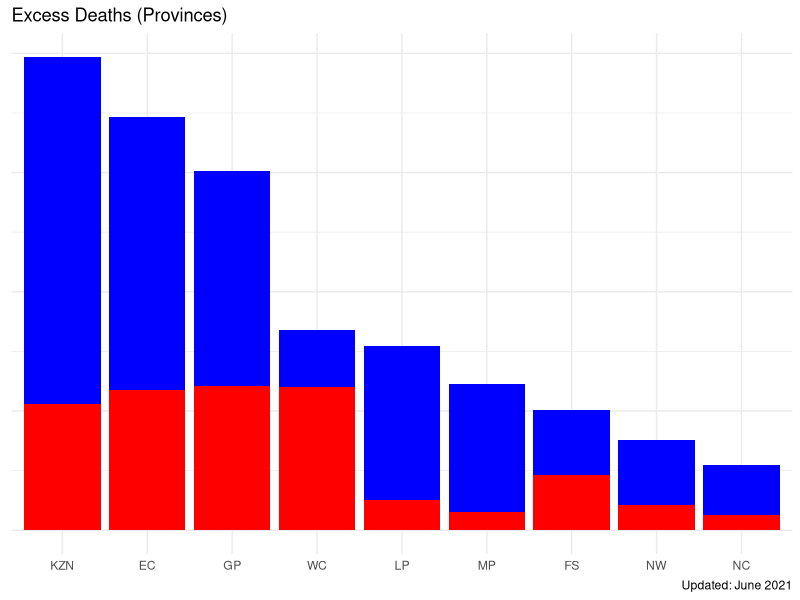
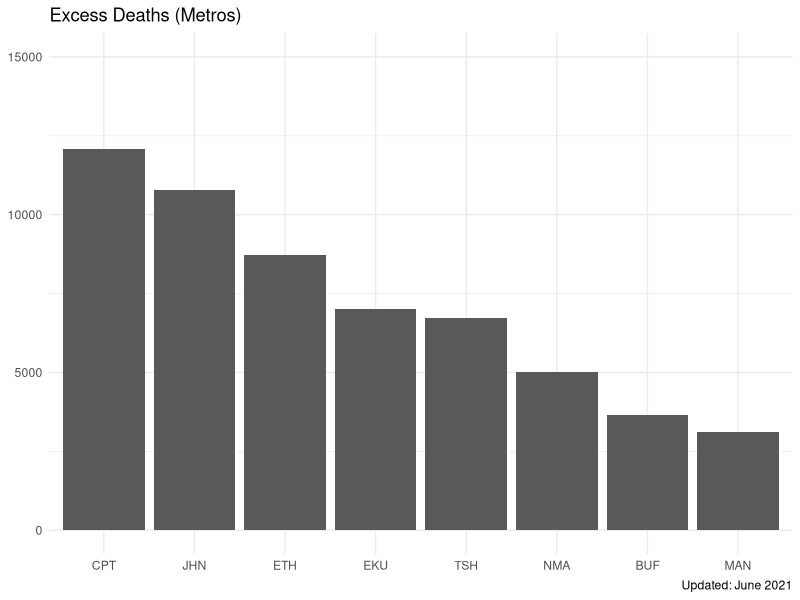

R code for these plots, in order:
## ---- chunk 1
library(tidyverse)
library(lubridate)
library(readxl)
## ---- chunk 2
data <- read_xlsx("data/weekly_excess_deaths_provinces.xlsx") %>%
  mutate(date = ymd(date))
head(data)
## ---- chunk 3
# look at the three time intervals

may3_june5 <- data %>%
  filter(date <= ymd("2021-06-05")) %>%
  select(date, RSA)
may3_june5

may3_june12 <- data %>%
  filter(date <= ymd("2021-06-12")) %>%
  select(date, RSA)
may3_june12

may3_june19 <- data %>%
  filter(date <= ymd("2021-06-19")) %>%
  select(date, RSA)
may3_june19
## ---- chunk 4
# excess deaths for given time periods
sum(may3_june5$RSA)
sum(may3_june12$RSA)
sum(may3_june19$RSA)

## ---- chunk 5
excess_deaths <- data %>%
  select(!RSA) %>% # take out RSA so it's only provinces
  pivot_longer(c('EC', 'FS', 'GP', 'KZN', 'LP', 'MP', 'NC', 'NW', 'WC'), names_to = "province", values_to = "exs_deaths") %>%
  filter(!is.na(exs_deaths)) # take out NA values
excess_deaths

# group by province and sum excess deaths to find out the total cumulative excess deaths per province
total_excess_deaths <- excess_deaths %>%
  group_by(province) %>%
  summarise_at(vars(exs_deaths), list(total_exs_deaths = sum)) %>%
  mutate(total_exs_deaths = round(total_exs_deaths)) %>%
  arrange(desc(total_exs_deaths))
total_excess_deaths
## ---- chunk 6
# covid deaths per province
covid_deaths <- read.csv("data/covid19za_provincial_cumulative_timeline_deaths.csv") %>% 
  pivot_longer(c('EC', 'FS', 'GP', 'KZN', 'LP', 'MP', 'NC', 'NW', 'WC', 'UNKNOWN'), names_to = "province", values_to = "deaths") %>% 
  select(date, province, deaths)  %>% 
  filter(province != 'UNKNOWN') %>% 
  mutate(date = dmy(date)) %>%
  filter(date == dmy("19-06-2021")) # only interested in the total covid deaths up to 19 June

covid_deaths
## ---- chunk 7
# combine excess deaths with covid deaths for comparison (by province)
excess_deaths_provinces <- total_excess_deaths %>%
  inner_join(covid_deaths, by = 'province')

excess_deaths_provinces$province <- factor(excess_deaths_provinces$province, levels = excess_deaths_provinces$province) # to keep the ordering when plotting

excess_deaths_provinces
## ---- chunk 8
ggplot() + 
  geom_col(excess_deaths_provinces, mapping = aes(province, total_exs_deaths), fill = "blue") +
  geom_col(excess_deaths_provinces, mapping = aes(province, deaths), fill = "red") +
  #geom_text(aes(label = deaths), vjust = -1) +
  scale_x_discrete() +
  scale_y_continuous(labels = NULL) +
  labs(title= "Excess Deaths (Provinces)",
       caption = "Updated: June 2021",
       x = NULL,
       y = NULL) +
  theme_minimal()
## ---- chunk 9
metros_data <- read_xlsx("data/weekly_excess_deaths_metros.xlsx") %>%
  mutate(date = ymd(date))
head(metros_data)
## ---- chunk 10
excess_deaths_metros <- metros_data %>%
  pivot_longer(c('BUF', 'CPT', 'EKU', 'ETH', 'JHN', 'MAN', 'NMA', 'TSH'), names_to = "metro", values_to = "exs_deaths") %>%
  filter(!is.na(exs_deaths)) 
excess_deaths_metros

# group by metro and sum excess deaths to find out the total cumulative excess deaths per metro
total_excess_deaths_metros <- excess_deaths_metros %>%
  group_by(metro) %>%
  summarise_at(vars(exs_deaths), list(total_exs_deaths = sum)) %>%
  mutate(total_exs_deaths = round(total_exs_deaths)) %>%
  arrange(desc(total_exs_deaths))

total_excess_deaths_metros$metro <- factor(total_excess_deaths_metros$metro, levels = total_excess_deaths_metros$metro) # to keep the ordering when plotting


total_excess_deaths_metros
## ---- chunk 11
ggplot() + 
  geom_col(total_excess_deaths_metros, mapping = aes(metro, total_exs_deaths)) +
  #geom_text(aes(label = total_excess_deaths), vjust = 0) +
  scale_x_discrete() +
  scale_y_continuous() +
  scale_y_continuous(breaks = seq(0, 15000, by = 5000), limits = c(0, 15000)) +
  labs(title= "Excess Deaths (Metros)",
       caption = "Updated: June 2021",
       x = NULL,
       y = NULL) +
  theme_minimal()
